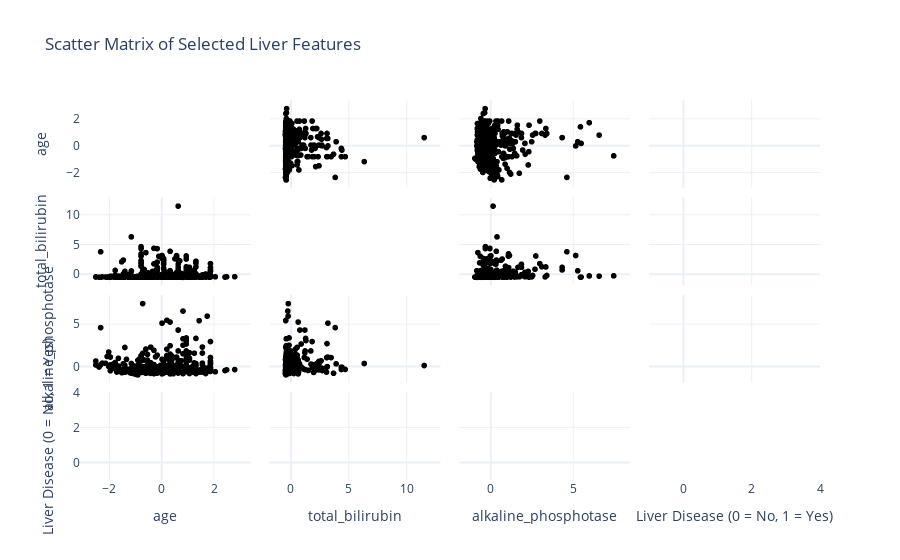

Notebook cell for this chart:
### Code cell
# 📊 Step 13: Multivariate Analysis – Scatter Matrix of Selected Liver Features

# Ensure 'target' column is available
df['target'] = df['dataset'].map({1: 1, 2: 0})

# Selected numeric features
selected = ['age', 'total_bilirubin', 'alkaline_phosphotase', 'target']

# Create scatter matrix
fig = px.scatter_matrix(
    df[selected],
    color='target',
    title="Scatter Matrix of Selected Liver Features",
    dimensions=selected,
    template="plotly_white",
    labels={'target': 'Liver Disease (0 = No, 1 = Yes)'}
)

# Hide diagonal histograms (optional for cleaner view)
fig.update_traces(diagonal_visible=False)

fig.show()

### Figure 1 — Plotly figure (JSON) as saved in the notebook; plotly's stock layout.template omitted (floating-point values rounded to 4 significant figures; data arrays with more than 128 entries replaced by an {"elided": "..."} marker saying what was removed)
{"data": [{"diagonal": {"visible": false}, "dimensions": [{"axis": {"matches": true}, "label": "age", "values": {"elided": "583 float values"}}, {"axis": {"matches": true}, "label": "total_bilirubin", "values": {"elided": "583 float values"}}, {"axis": {"matches": true}, "label": "alkaline_phosphotase", "values": {"elided": "583 float values"}}, {"axis": {"matches": true}, "label": "Liver Disease (0 = No, 1 = Yes)", "values": {"elided": "583 float values"}}], "hovertemplate": "%{xaxis.title.text}=%{x}<br>%{yaxis.title.text}=%{y}<br>Liver Disease (0 = No, 1 = Yes)=%{marker.color}<extra></extra>", "legendgroup": "", "marker": {"color": {"elided": "583 float values"}, "coloraxis": "coloraxis", "symbol": "circle"}, "name": "", "showlegend": false, "type": "splom"}], "layout": {"coloraxis": {"colorbar": {"title": {"text": "Liver Disease (0 = No, 1 = Yes)"}}, "colorscale": [[0, "#0d0887"], [0.1111, "#46039f"], [0.2222, "#7201a8"], [0.3333, "#9c179e"], [0.4444, "#bd3786"], [0.5556, "#d8576b"], [0.6667, "#ed7953"], [0.7778, "#fb9f3a"], [0.8889, "#fdca26"], [1, "#f0f921"]]}, "dragmode": "select", "legend": {"tracegroupgap": 0}, "title": {"text": "Scatter Matrix of Selected Liver Features"}}}
